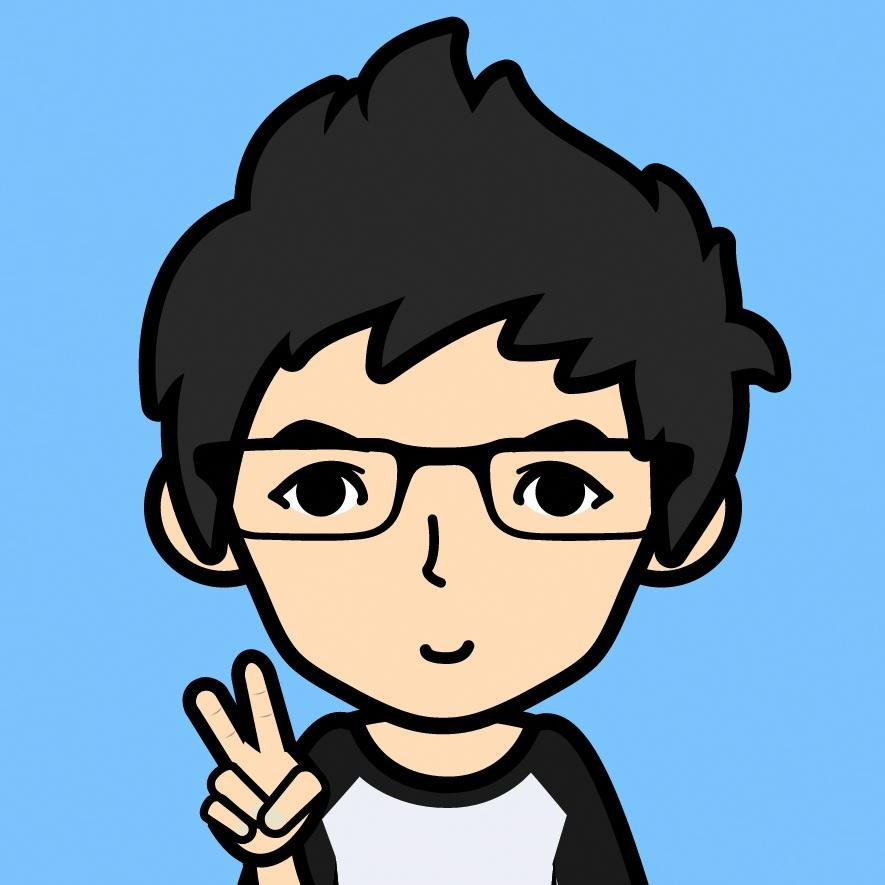
#> input picture watermarkedFaceQ.jpg, 885 x 885 px
$ python pic2sym.py
#> lines starting #> are read from the running program, lines starting #| are printed output that depends on the picture
import os
import numpy as np
from PIL import Image, ImageDraw, ImageFont

p2s = [' ', '.', ',', '*', 'o', 'O', '0', '#', '&', '@', '$']

path = './watermarkedFaceQ.jpg'
img = Image.open(path)
#> img is the input picture: PIL image 885x885 RGB; mean R, G, B 114.4, 144.9, 169.8
width, height = img.size
#> width = 885; height = 885
width //= 5
#> width = 177
height //= 5
#> height = 177
img = img.resize((width, height))
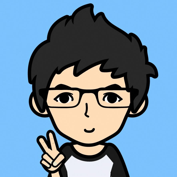
#> img: PIL image 177x177 RGB; mean R, G, B 114.4, 145.1, 169.9
data = img.getdata()
data = np.matrix(data, dtype='float')
data = (data.sum(axis=1)/3)//25.5
x = ''
for i in range(len(data)):
    x += p2s[int(data[i])]
    if(i % width == 0):
        x += '\n'
#> this loop made 31329 passes
#> x on pass 1: '#'

new_img = Image.new('L', (width*8, height*16), '#fff')
#> new_img: PIL image 1416x2832 L; every value is 255
dr = ImageDraw.Draw(new_img)
dr.multiline_text((1, 1), x, fill='#000', align='center')
new_img.save('./new.png')
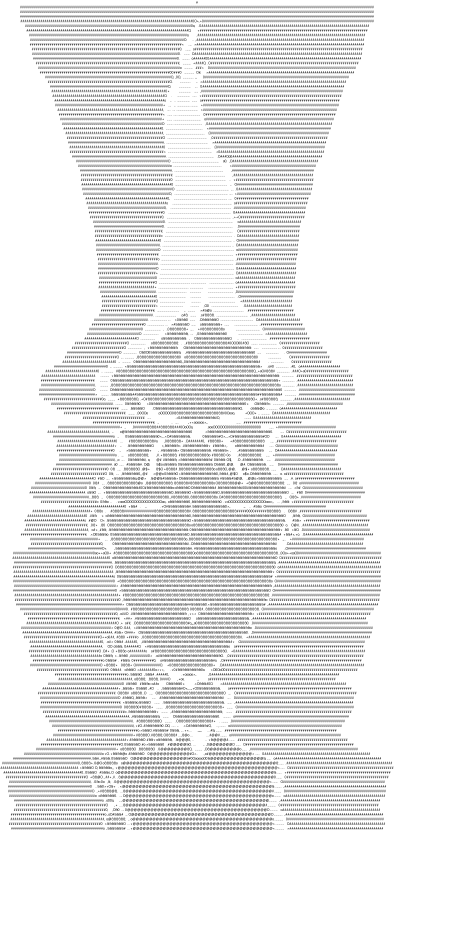
#> saved as new.png: PIL image 1416x2832 L (shown at 1/3 size); min 3, max 255, mean 234
